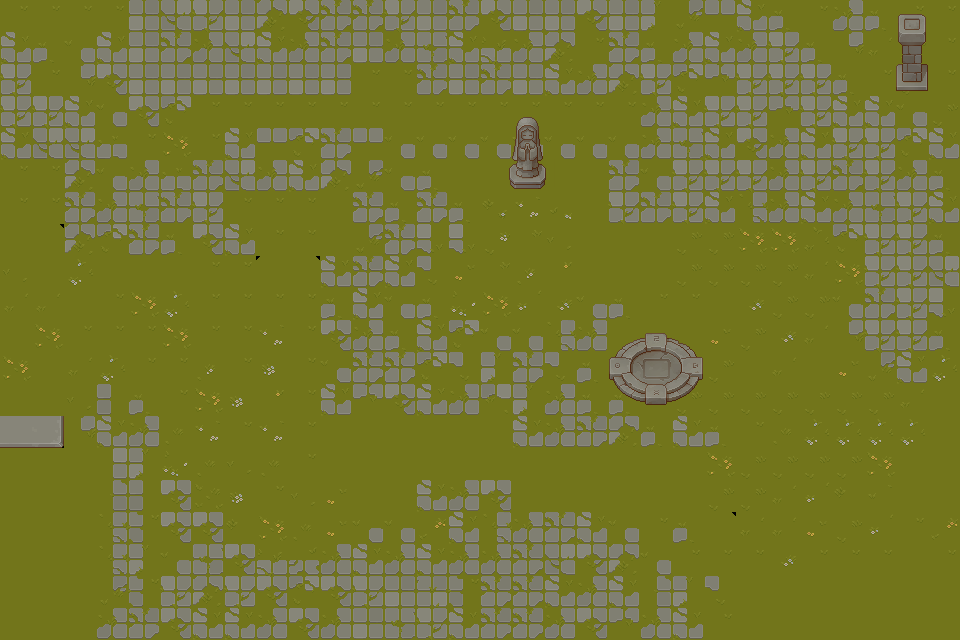

This game map was drawn from its Tiled (.tmx) file and the tilesets committed beside it. A one-line description and the trimmed map source follow:
An orthogonal 30x20 tile map with 32x32 px tiles, 3 tile layers (ground, ground_details, details01), 4 hidden layers not drawn, 6 tilesets and 178 objects (2x enemy, Player).

<map version="1.10" tiledversion="1.11.1-99-gec89c545" orientation="orthogonal" renderorder="right-down" width="30" height="20" tilewidth="32" tileheight="32" infinite="0" nextlayerid="13" nextobjectid="291">
 <tileset firstgid="1" name="TX Tileset Grass" tilewidth="32" tileheight="32" tilecount="64" columns="8">
  <image source="../graphics/TX Tileset Grass.png" width="256" height="256" />
 </tileset>
 <tileset firstgid="65" source="../tilesets/TX Props.tsx" />
 <tileset firstgid="321" source="../tilesets/TX Struct.tsx" />
 <tileset firstgid="577" source="../tilesets/TX Tileset Wall.tsx" />
 <tileset firstgid="833" source="../tilesets/TX Tileset Grass.tsx" />
 <tileset firstgid="897" source="../tilesets/TX Tileset Stone Ground.tsx" />
 <layer id="1" name="ground" width="30" height="20">
  <data>[600 cells, 600 non-empty, 89 distinct tile ids]</data>
 </layer>
 <layer id="10" name="ground_details" width="30" height="20" locked="1">
  <data>[600 cells, 12 non-empty, 12 distinct tile ids]</data>
 </layer>
 <layer id="2" name="wall01" width="30" height="20" visible="0" locked="1">
  <data>[600 cells, 80 non-empty, 30 distinct tile ids]</data>
 </layer>
 <layer id="3" name="wall02" width="30" height="20" visible="0" locked="1">
  <data>[600 cells, 77 non-empty, 28 distinct tile ids]</data>
 </layer>
 <layer id="8" name="details00" width="30" height="20" visible="0">
  <data>[600 cells, 17 non-empty, 15 distinct tile ids]</data>
 </layer>
 <layer id="9" name="details01" width="30" height="20" locked="1">
  <data>[600 cells, 15 non-empty, 15 distinct tile ids]</data>
 </layer>
 <layer id="6" name="stairs" width="30" height="20" visible="0" locked="1">
  <data>[600 cells, 15 non-empty, 15 distinct tile ids]</data>
 </layer>
 <objectgroup color="#aaaaff" id="11" name="collisions">
  <object id="74" gid="642" x="736" y="640" width="32" height="32" />
  <object id="75" gid="643" x="864" y="640" width="32" height="32" />
  <object id="76" gid="643" x="768" y="640" width="32" height="32" />
  <object id="77" gid="643" x="800" y="640" width="32" height="32" />
  <object id="78" gid="643" x="832" y="640" width="32" height="32" />
  <object id="79" gid="643" x="896" y="640" width="32" height="32" />
  <object id="80" gid="644" x="928" y="640" width="32" height="32" />
  <object id="81" gid="628" x="928" y="608" width="32" height="32" />
  <object id="83" gid="627" x="896" y="608" width="32" height="32" />
  <object id="84" gid="627" x="864" y="608" width="32" height="32" />
  <object id="85" gid="627" x="768" y="608" width="32" height="32" />
  <object id="86" gid="627" x="800" y="608" width="32" height="32" />
  <object id="87" gid="627" x="832" y="608" width="32" height="32" />
  <object id="88" gid="627" x="640" y="480" width="32" height="32" />
  <object id="89" gid="627" x="608" y="480" width="32" height="32" />
  <object id="90" gid="627" x="608" y="480" width="32" height="32" />
  <object id="91" gid="627" x="576" y="480" width="32" height="32" />
  <object id="92" gid="627" x="672" y="480" width="32" height="32" />
  <object id="93" gid="627" x="704" y="480" width="32" height="32" />
  <object id="94" gid="627" x="480" y="448" width="32" height="32" />
  <object id="95" gid="627" x="448" y="448" width="32" height="32" />
  <object id="96" gid="627" x="416" y="448" width="32" height="32" />
  <object id="97" gid="627" x="544" y="480" width="32" height="32" />
  <object id="98" gid="626" x="512" y="480" width="32" height="32" />
  <object id="99" gid="601" x="736" y="480" width="32" height="32" />
  <object id="100" gid="617" x="736" y="512" width="32" height="32" />
  <object id="101" gid="617" x="736" y="544" width="32" height="32" />
  <object id="102" gid="617" x="736" y="576" width="32" height="32" />
  <object id="103" gid="637" x="736" y="608" width="32" height="32" />
  <object id="104" gid="693" x="704" y="512" width="32" height="32" />
  <object id="105" gid="693" x="672" y="512" width="32" height="32" />
  <object id="106" gid="693" x="640" y="512" width="32" height="32" />
  <object id="107" gid="693" x="608" y="512" width="32" height="32" />
  <object id="108" gid="691" x="576" y="512" width="32" height="32" />
  <object id="109" gid="691" x="544" y="512" width="32" height="32" />
  <object id="110" gid="642" x="512" y="512" width="32" height="32" />
  <object id="111" gid="601" x="512" y="448" width="32" height="32" />
  <object id="112" gid="643" x="480" y="480" width="32" height="32" />
  <object id="113" gid="643" x="448" y="480" width="32" height="32" />
  <object id="114" gid="643" x="416" y="480" width="32" height="32" />
  <object id="115" gid="643" x="320" y="480" width="32" height="32" />
  <object id="116" gid="642" x="320" y="480" width="32" height="32" />
  <object id="117" gid="626" x="320" y="448" width="32" height="32" />
  <object id="118" gid="610" x="320" y="416" width="32" height="32" />
  <object id="119" gid="610" x="320" y="384" width="32" height="32" />
  <object id="120" gid="610" x="320" y="352" width="32" height="32" />
  <object id="122" gid="610" x="320" y="320" width="32" height="32" />
  <object id="129" gid="628" x="192" y="288" width="32" height="32" />
  <object id="131" gid="627" x="192" y="288" width="32" height="32" />
  <object id="132" gid="627" x="128" y="288" width="32" height="32" />
  <object id="133" gid="675" x="160" y="288" width="32" height="32" />
  <object id="134" gid="676" x="96" y="288" width="32" height="32" />
  <object id="135" gid="626" x="64" y="288" width="32" height="32" />
  <object id="136" gid="617" x="64" y="256" width="32" height="32" />
  <object id="137" gid="617" x="64" y="224" width="32" height="32" />
  <object id="138" gid="601" x="64" y="192" width="32" height="32" />
  <object id="139" gid="600" x="32" y="192" width="32" height="32" />
  <object id="140" gid="675" x="0" y="192" width="32" height="32" />
  <object id="141" gid="690" x="0" y="224" width="32" height="32" />
  <object id="142" gid="691" x="32" y="224" width="32" height="32" />
  <object id="143" gid="691" x="96" y="320" width="32" height="32" />
  <object id="144" gid="691" x="192" y="320" width="32" height="32" />
  <object id="145" gid="693" x="160" y="320" width="32" height="32" />
  <object id="146" gid="692" x="128" y="320" width="32" height="32" />
  <object id="147" gid="690" x="192" y="320" width="32" height="32" />
  <object id="148" gid="642" x="64" y="320" width="32" height="32" />
  <object id="152" gid="635" x="64" y="608" width="32" height="32" />
  <object id="153" gid="635" x="64" y="576" width="32" height="32" />
  <object id="154" gid="635" x="64" y="544" width="32" height="32" />
  <object id="155" gid="635" x="64" y="512" width="32" height="32" />
  <object id="156" gid="647" x="32" y="480" width="32" height="32" />
  <object id="157" gid="647" x="0" y="480" width="32" height="32" />
  <object id="158" gid="596" x="64" y="480" width="32" height="32" />
  <object id="159" gid="628" x="64" y="640" width="32" height="32" />
  <object id="160" gid="627" x="32" y="640" width="32" height="32" />
  <object id="161" gid="674" x="0" y="640" width="32" height="32" />
  <object id="162" gid="691" x="0" y="576" width="32" height="32" />
  <object id="163" gid="690" x="0" y="544" width="32" height="32" />
  <object id="164" gid="692" x="0" y="512" width="32" height="32" />
  <object id="165" gid="627" x="0" y="480" width="32" height="32" />
  <object id="166" gid="628" x="32" y="480" width="32" height="32" />
  <object id="167" gid="612" x="32" y="448" width="32" height="32" />
  <object id="168" gid="596" x="32" y="448" width="32" height="32" />
  </objectgroup>
 <objectgroup id="12" name="entities">
  <!-- 3 objects omitted --></objectgroup>
</map>
<!-- 95 of 178 objects omitted -->
